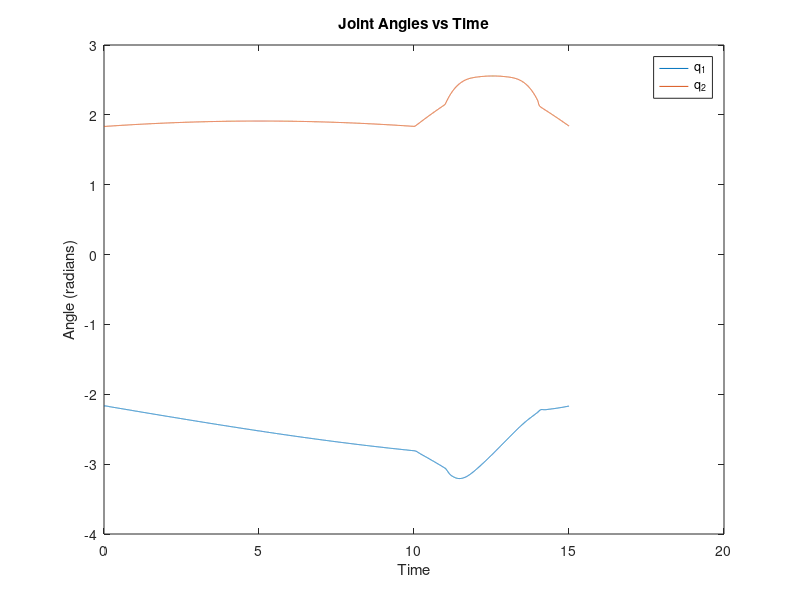
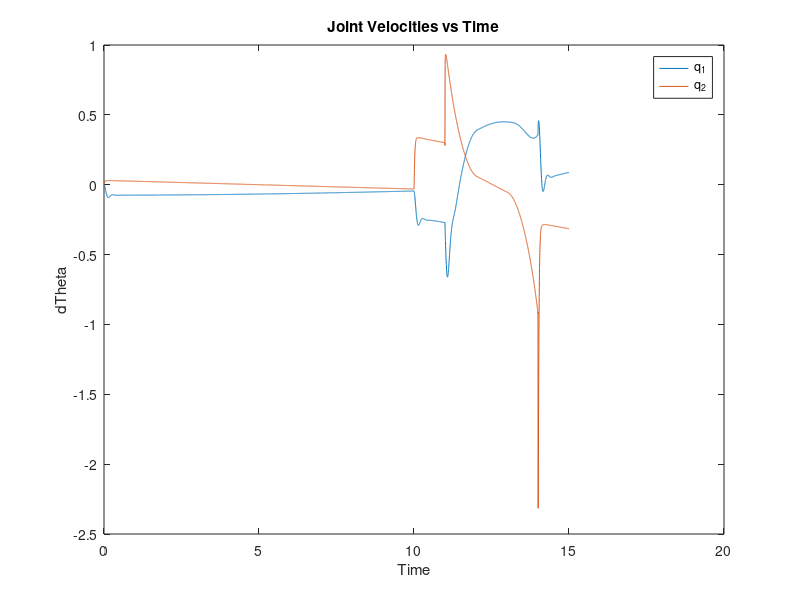
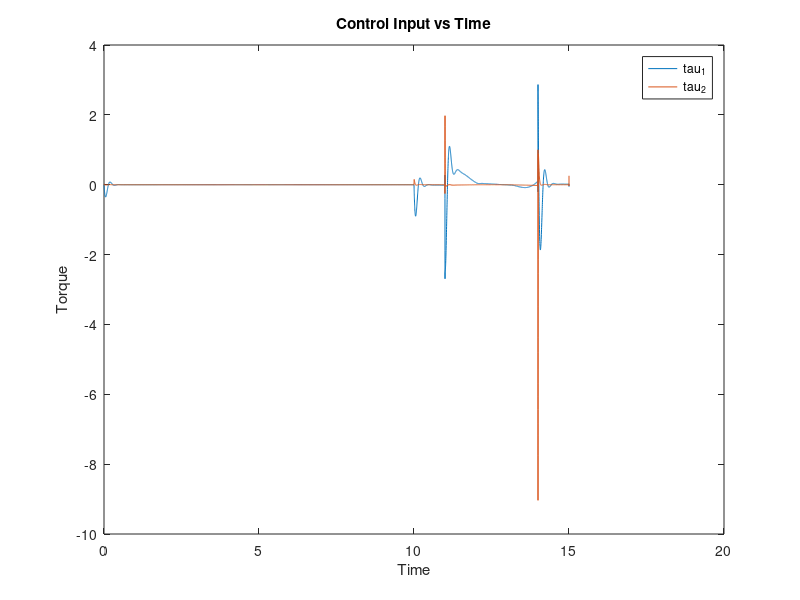
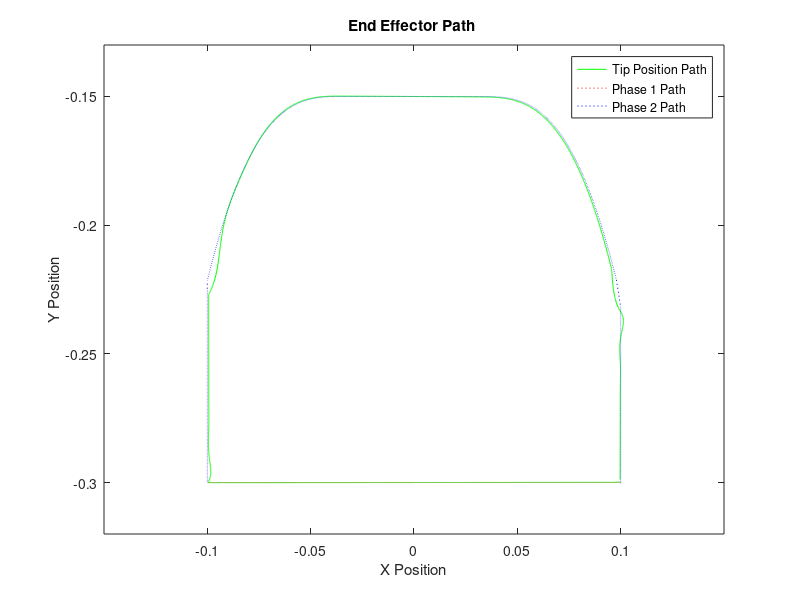

Write the MATLAB code that produced these figures, in order.
%% Subacz, RBE502, Final,
function PD_Motion_Control_of_a_Walking_robot()
    %Assumptions:
    %Phase two motion can be broken into a 5 part piece wise function with
    %each funtion taking 1 second to complete. See CalculateIdealTrajectory
    %for function generation.
    %
    %h =0.075 for phase 2 motion and takes 1 second to complete
    %
    %H_L =0.15 for phase 2 motion and takes 2.5 second to reach the middle
    %point.
    %
    %All mathmatics are done is the negative quadrents to match the
    %template.
    %
    %The pelican robot is started in the elbow down configuration
    %
    %I believe the forward and inverse kinematics in the book it incorrect 
    %or they are using a different base frame because when i ran the 
    %the results or x and y were swapped. 
    %
    %Since the tip of the robot is not touching the ground, complaince
    %cotrol is ignored for this problem.
    %
    %
    %
    %% Problem 1A
    %The controller used in this application is the PD control law. The
    %assocaited equation with the PD controller is tau = k_p*q+K_v +q_dot+g(q) 
    %from lecture L6-P3. When you close the loop with the gravity term as 
    %part of tau. the gravity term cancels out in the dynamic model. 
    %See lecture 6 for derivation
    %
     
    clc,close all,clear all
    Tf = [0,15] ; %Run time
    
    Generate_Plots = true;
    %set to true to display the animation and create new gif
    run_anaimation = false;
    
    %Parameters for the 2 link planar arm. These can be found on page 115
    %of kelly's book
    l_1 = 0.26;
    l_2 = 0.26;
    l_c1 = 0.0983;
    l_c2 = 0.0229;
    m_1 = 6.5225;
    m_2 = 2.0458;
    I_1 = 0.1213;
    I_2 = 0.0116;
    g = 9.81;
    
    %Starting Coordinates
    x = 0.1;
    y = -0.3;
    
    %Inverse Kinematics
    qd_2 = acos((x^2+y^2-l_1^2-l_2^2)/(2*l_1^2));  
    qd_1 = atan2(y,x)-atan2((l_2*sin(qd_2)),(l_1+l_2*cos(qd_2)));

    %Forward Kinematics
    x_pos = l_1*cos(qd_1)+l_2*cos(qd_1+qd_2);
    y_pos = l_1*sin(qd_1)+l_2*sin(qd_1+qd_2);

    %Initial ode45  input format        
    X0 =[x; %%joint x pos
         y; %%joint y pos
         qd_1; %joint velocity1
         qd_2; %joint velocity2
         0; %Computed joint velocity1
         0; %Computed joint velocity1
         0; %torque 1
         0; %torque 2
         0; %joint error 1 
         0; %%joint error 2
         0; %%position error 1
         0;  %%position error 2
         0;
         0];

    [T,X] = ode45(@(t,x)plannarArmODE(t,x),Tf,X0);
    if Generate_Plots
        %%Problem 1B - Plot: Joint Angles vs Time.
        figure;
        plot(T,X(:,3),T,X(:,4));
        title('Joint Angles vs Time')
        xlabel('Time')
        ylabel('Angle (radians)');
        legend('q_1','q_2');
        hold on

        %%Problem 1C - Plot: Joint Velocities vs Time.
        figure;
        plot(T,X(:,5),T,X(:,6));
        title('Joint Velocities vs Time')
        xlabel('Time')
        ylabel('dTheta');
        legend('q_1','q_2');
            hold on

        %%Problem 1D - Plot: Control Input vs Time.
        %Calculate t approximate derivative
        T1 = [0;diff(X(:,7))./diff(T)];
        T2 = [0;diff(X(:,8))./diff(T)];
        figure;
        plot(T,T1,T,T2) ;
        title('Control Input vs Time')
        xlabel('Time')
        ylabel('Torque')
        legend('tau_1' ,'tau_2')

        %%Problem 1E - Plot: End Effector path overtime.
        %Calculate the tip position over time
        x_pos_act_phase_1 = [];
        y_pos_act_phase_1= []; 
        for t = 0:0.001:10
            [x,y] = CalculateIdealTrajectory(t);
            x_pos_act_phase_1 = [x_pos_act_phase_1,x];
            y_pos_act_phase_1 = [y_pos_act_phase_1,y];
        end
        x_pos_act_phase_2 = [];
        y_pos_act_phase_2= []; 
        for t = 10:0.001:15
            [x,y] = CalculateIdealTrajectory(t);
            x_pos_act_phase_2 = [x_pos_act_phase_2,x];
            y_pos_act_phase_2 = [y_pos_act_phase_2,y];
        end
        figure;
        x_tip_pos = l_1*cos(X(:,3)) + l_2*cos(X(:,3)+X(:,4));
        y_tip_pos = l_1*sin(X(:,3)) + l_2*sin(X(:,3)+X(:,4));
        plot(x_tip_pos,y_tip_pos,'g',...
            x_pos_act_phase_1,y_pos_act_phase_1,':r',...
            x_pos_act_phase_2,y_pos_act_phase_2,':b') ;
        title('End Effector Path ')
        xlabel('X Position')
        ylabel('Y Position')
        legend('Tip Position Path','Phase 1 Path','Phase 2 Path')
        axis([-0.15 0.15 -0.32 -0.13]);

        %%Problem 1F - Plot: Plot: End Effector position overtime.
        figure;
        plot(T,x_tip_pos,'r',T,y_tip_pos,'b') ;
        title('End Effector Position')
        xlabel('Time')
        ylabel('Position (m)')
        legend('x position','y position')

        %%Problem 1G - Plot: End Effector Velocity vs time.
        figure;
        subplot(2,1,1);
        plot(diff(x_tip_pos)./diff(T)) ;
        title('End Effector Horzontal Velocity')
        xlabel('Time')
        ylabel('Velocity(m/s)')
        subplot(2,1,2);
        plot(diff(y_tip_pos)./diff(T),'b') ;
        title('End Effector Vertical Velocity')
        xlabel('Time')
        ylabel('Velocity(m/s)')
    end
    %%Problem 1H - Animation: of end Effector
    %Stickmodel animation - code from hw solution 4
    if run_anaimation
        x_tip_pos = l_1*cos(X(:,3)) + l_2*cos(X(:,3)+X(:,4));
        y_tip_pos = l_1*sin(X(:,3)) + l_2*sin(X(:,3)+X(:,4));
        x_pos_act_phase_1 = [];
        y_pos_act_phase_1= []; 
        for t = 0:0.001:10
            [x,y] = CalculateIdealTrajectory(t);
            x_pos_act_phase_1 = [x_pos_act_phase_1,x];
            y_pos_act_phase_1 = [y_pos_act_phase_1,y];
        end
        x_pos_act_phase_2 = [];
        y_pos_act_phase_2= []; 
        for t = 10:0.001:15
            [x,y] = CalculateIdealTrajectory(t);
            x_pos_act_phase_2 = [x_pos_act_phase_2,x];
            y_pos_act_phase_2 = [y_pos_act_phase_2,y];
        end
        figure;
        subplot(2,1,1);
        plot(T,x_tip_pos,T,y_tip_pos);
        hh1(1)= line(T(1),x_tip_pos(1,1),'Marker','.','MarkerSize',20, ...
            'Color','b');
        hh1(2)= line(T(1),y_tip_pos(1,1),'Marker','.','MarkerSize',20, ...
            'Color',[0 .5 0]);
        xlabel('time(sec)'); ylabel('Position');    
        legend('x position','y position')

        subplot(2,1,2);
        plot(x_pos_act_phase_1,y_pos_act_phase_1,':r',...
            x_pos_act_phase_2,y_pos_act_phase_2,':b');
        hh3(3) = line(x_tip_pos(1,1),y_tip_pos(1,1),'Marker','.','MarkerSize',10, ...
            'Color',[0 .5 0]);
        hh2 = line ([0,1*cos(X(1,3))],[0,1*sin(X(1,3))]);
        ht = title(sprintf('Time: %0.2 f sec\nPositon: %0.2 f \nAngle : %0.2f(Radian) %0.2f(Degree) '...
        , T(1), x_tip_pos(1,1), y_tip_pos(1,1),rad2deg(y_tip_pos(1,1))));
        xlabel('Stickmodel')
        legend('Phase 1 Path','Phase 2 Path')
        axis([-0.2 0.2 -0.35 0.1]);

        %Loop through the positions of links 1 and 2 and diplay them 
        for i = 1:length(T)
            set(hh1(1),'XData' ,T(i),'YData' , x_tip_pos(i,1));
            set(hh1(2),'XData' ,T(i),'YData' , y_tip_pos(i,1));
            set(hh3(3),'XData' ,x_tip_pos(i,1),'YData' , y_tip_pos(i,1));
            y_loc_1 = l_1*sin(X(i,3));
            x_loc_1 = l_1*cos(X(i,3));
            y_loc_2= l_1*sin(X(i,3))+l_2*sin(X(i,3)+X(i,4));
            x_loc_2= l_1*cos(X(i,3))+l_2*cos(X(i,3)+X(i,4));
            set(hh2(1), 'XData', [0,x_loc_1,x_loc_2],'YData', [0, y_loc_1, y_loc_2]);
            set(ht, 'String', sprintf('Time: %0.2f sec \nAngle: %0.2f(Radian) %0.2f(Degree) ',...
            [T(i), X(i,3), rad2deg(X(i,3))]));
            f = getframe(gcf);

            if i==1
                [mov(:,:,1,i),map]= rgb2ind(f.cdata,256,'nodither');
            else
                mov(:,:,1,i) = rgb2ind(f.cdata,map,'nodither');
            end
        end
        imwrite(mov,map, 'Stickmodel_Animation.gif', 'DelayTime',0,'LoopCount',inf);
    end

    function dx = plannarArmODE(t,x)
        theta = [x(3),x(4)];  %joint angle
        dtheta = [x(5),x(6)]; %joint velocity

        %Calculate the mass matrix
        M_11 = (m_1*l_c1^2 + m_2*(l_1^2+l_c2^2+2*l_1*l_c2*cos(theta(2)))+ I_1 + I_2 );
        M_12 = (m_2*(l_c2^2 +l_1*l_c2*cos(theta(2))) + I_2);
        M_21 = (m_2*(l_c2^2 +l_1*l_c2*cos(theta(2))) + I_2);
        M_22 = (m_2*l_c2^2+ I_2);
        M = [ M_11,M_12;
              M_21,M_22];
        
        %Calculate the coriolis matrix
        C_11 =(-m_2*l_1*l_c2*sin(theta(2))*dtheta(2));
        C_12 =(-m_2*l_1*l_c2*sin(theta(2))*(dtheta(1)+dtheta(2)));
        C_21 =(m_2*l_1*l_c2*sin(theta(2))*dtheta(1));
        C_22 =0;
        C = [C_11,C_12;
            C_21,C_22];
        
        %Calculate the gravity matrix
        G_11 =(m_1*l_c1+m_2+l_1)*g*sin(theta(1))+m_2*l_c2*g*sin(theta(1)+theta(2));
        G_21 =(m_2*l_c2*g*sin(theta(1)+theta(2)));
        G = [G_11;
             G_21];

        if t<15
            [x_pos,y_pos] = CalculateIdealTrajectory(t);
        else
            t = t-15;
            [x_pos,y_pos] = CalculateIdealTrajectory(t);
        end

        %Calculate the inverse kinematics        
        qd_2 = acos((x_pos^2+y_pos^2-l_1^2-l_2^2)/(2*l_1^2));  
        qd_1 = atan2(y_pos,x_pos)-atan2((l_2*sin(qd_2)),(l_1+l_2*cos(qd_2)));

        q_d = [qd_1;
               qd_2];
        qdDot = [0;
                 0];
        
        %Calculate tau
        [tau,e] = PDControl(theta,dtheta,q_d,qdDot);
         
        posError1 = [l_1*cos(theta(1)) + l_2*cos(theta(1)+theta(2));
                     l_1*sin(theta(1)) + l_2*sin(theta(1)+theta(2))];
        posError2 = [l_1*cos(q_d(1))   + l_2*cos(q_d(1)+q_d(2));
                     l_1*sin(q_d(1))   + l_2*sin(q_d(1)+q_d(2))];       
        error = posError2-posError1;
               
        %Calculate joint velocities
        qdot = inv(M)*(tau-C*[dtheta(1);dtheta(2)]);
        
        dx = [qd_1 - x(3);%%joint error angle1
              qd_2 - x(4);%%joint error angle2
                     x(5); %joint velocity1
                     x(6); %joint velocity2
                  qdot(1); %Computed joint velocity1
                  qdot(2); %Computed joint velocity1
                   tau(1); %torque 1
                   tau(2); %torque 2
                     e(1); %joint error 1 
                     e(2); %joint error 2
                 error(1); %position error 1
                 error(2); %position error 2
                 dtheta(1);%
                 dtheta(2);];
    end

    function [tau,e] = PDControl(theta,dtheta,q_d,qdDot)
        K_p = [200, 0;
               0, 200]; %Kp gain
        K_v = [7, 0;
               0 5];  %Kv gain
        e=q_d-[theta(1);theta(2)]; % position error
        de = qdDot - [dtheta(1);dtheta(2)]; % velocity error
        tau = K_p*e + K_v*de;
    end

    function [x1,y1] = CalculateIdealTrajectory(t)   
        if t<10
            x1 = 0.1 - t*2*0.01;
            y1 = -0.3;
        elseif t>=10 && t<11 
            %p1
            x1 = -0.1;
            y1 = -0.3+(t-10)*0.075;
        elseif t>=11 && t<12 
            %curve y to match graph
            x1 = -0.1+(t-11)*0.066;
            dt = -(1-(t-11));
            y1 =((dt*.415).^3)-0.15;
        elseif t>=12 && t<13 
            %p3 
            x1 = -0.034+(t-12)*0.066;
            y1 = -0.15;
        elseif t>=13 && t<14
            %curve y to match graph
            x1 = 0.0320+(t-13)*0.066;
            dt = t-13;
            a = -1;
            y1 =(a*(dt*.415).^3)-0.15;
        elseif t>=14 && t<=15 
            x1 = 0.1;
            y1 = -0.2317-(t-14)*0.0688;
        end
    end
end
